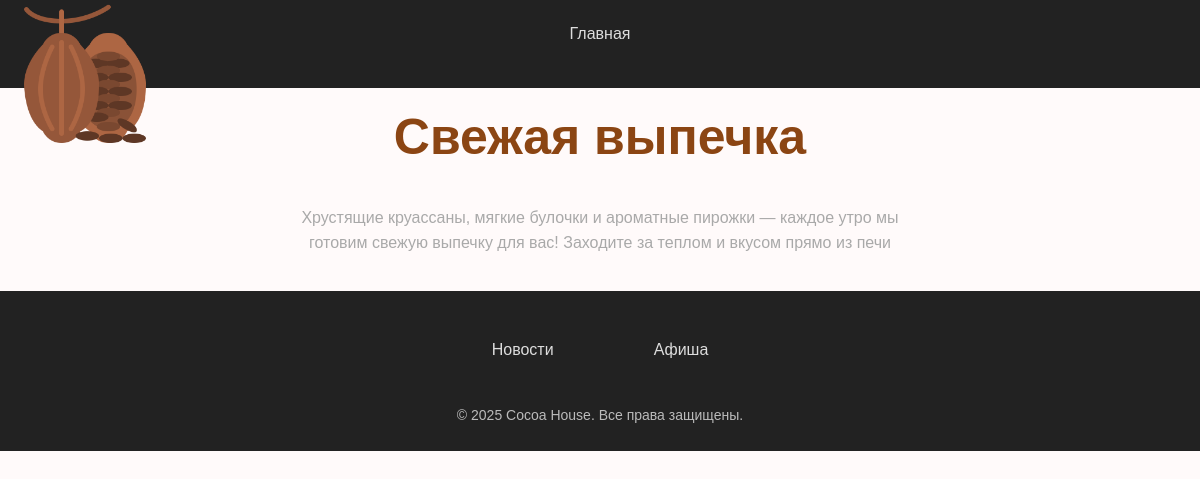
The app's page /post/bakery/ with its own data.
### cocoa/models.py (models this page shows, shortened)
class Post(models.Model):
 class Status(models.IntegerChoices):
  DRAFT = 0, 'Черновик'
  PUBLISHED = 1, 'Опубликовано'
 title = models.CharField(max_length=255,verbose_name="Заголовок")
 slug = models.SlugField(max_length=255, db_index=True, unique=True)
 content = models.TextField(blank=True)
 time_create = models.DateTimeField(auto_now_add=True)
 time_update = models.DateTimeField(auto_now=True)
 is_published = models.BooleanField(choices=Status.choices,default=Status.DRAFT)
 objects = models.Manager()
 published = PublishedModel()
 cat = models.ForeignKey('Category', on_delete=models.CASCADE, related_name='posts')
 class Meta:
  ordering = ['-time_create']
  indexes = [
   models.Index(fields=['-time_create']),
  ]

class Category(models.Model):
 name = models.CharField(max_length=100, db_index=True)
 slug = models.SlugField(max_length=255, unique=True, db_index=True)

### cocoa/views.py (the view)
# urls.py: path('post/<slug:post_slug>/', views.show_post, name='post'),
def show_post(request, post_slug):
 post = get_object_or_404(Post, slug=post_slug)
 data = {
 'title': post.title,
 'menu': menu,
 'post': post,
 'cat_selected': 1,
 }
 return render(request, 'cocoa/post.html',
context=data)

### cocoa/templatetags/cocoa_tags.py (called while the page is built)
@register.simple_tag(name='getcats')
def get_categories():
 return Category.objects.all()

### cocoa/templates/cocoa/post.html (shortened to what this page needs)
{% extends 'base.html' %}
{% block content %}
<h1>{{post.title}}</h1>
{{post.content|linebreaks}}
{% endblock %}

### templates/base.html (shortened to what this page needs)
<!DOCTYPE html>
{% load static %}
{% load cocoa_tags %}
{% load menu_tags %}
{% getcats as categories %}
<html>
<head>
    <link type="text/css" href="{% static 'cocoa/css/styles.css' %}" rel="stylesheet" />
</head>
<body>
    <ul>
        <img src="{% static 'cocoa/images/cocoa.png' %}" alt="Логотип" class="logo">
        <li><a href="{% url 'home' %}">Главная</a></li>
    </ul>
    {% block content %}
    {% endblock %}
    <footer class="footer">
        <div class="footer-container">
            <ul class="footer-categories">
                {% for cat in categories %}
                    <li><a href="{% url 'category' cat.id %}">{{ cat.name }}</a></li>
                {% endfor %}
            </ul>
            <p>&copy; 2025 Cocoa House. Все права защищены.</p>
        </div>
    </footer>
</body>
</html>

### cocoa/static/cocoa/css/styles.css (style rules this page uses)
body { font-family: Arial, sans-serif; background-color: #FFFAFA; color: #333; margin: 0; padding: 0; }
li { text-align: center; display: flex; flex-direction: column; align-items: center; justify-content: center; margin-bottom: 20px; }
ul { list-style: none; padding: 0; margin: 0; background-color: #222; overflow: hidden; display: flex; justify-content: center; }
ul li { padding: 15px 20px; }
ul li a { color: #ddd; text-decoration: none; transition: color 0.3s; display: block; padding: 10px 15px; }
h1 { text-align: center; margin-top: 20px; color: #8B4513; font-size: 50px; }
p { text-align: center; line-height: 1.6; padding: 5px; color: #A9A9A9; width: 80%; max-width: 600px; margin: 0 auto; }
.logo { position: absolute; top: 0px; left: 10px; width: 150px; height: auto; z-index: 10; }
body { font-family: Arial, sans-serif; background-color: #FFFAFA; color: #333; margin: 0; padding: 0; display: flex; flex-direction: column; min-height: 100vh; }
.footer { background-color: #222; color: #fff; text-align: center; padding: 20px 0; margin-top: 30px; }
.footer-container { max-width: 1000px; margin: 0 auto; }
.footer-categories { list-style: none; padding: 0; margin: 0; display: flex; justify-content: center; flex-wrap: wrap; }
.footer-categories li { margin: 5px 15px; }
.footer-categories li a { color: #ddd; text-decoration: none; font-size: 16px; transition: color 0.3s; }
.footer p { margin-top: 10px; font-size: 14px; color: #bbb; }

### records on screen
Post: title "Свежая выпечка", content "Хрустящие круассаны, мягкие булочки и ароматные пирожки — каждое утро мы готовим свежую выпечку для вас! Заходите за теплом и вкусом прямо из печи"
Category: name "Новости"
Category: name "Афиша"
